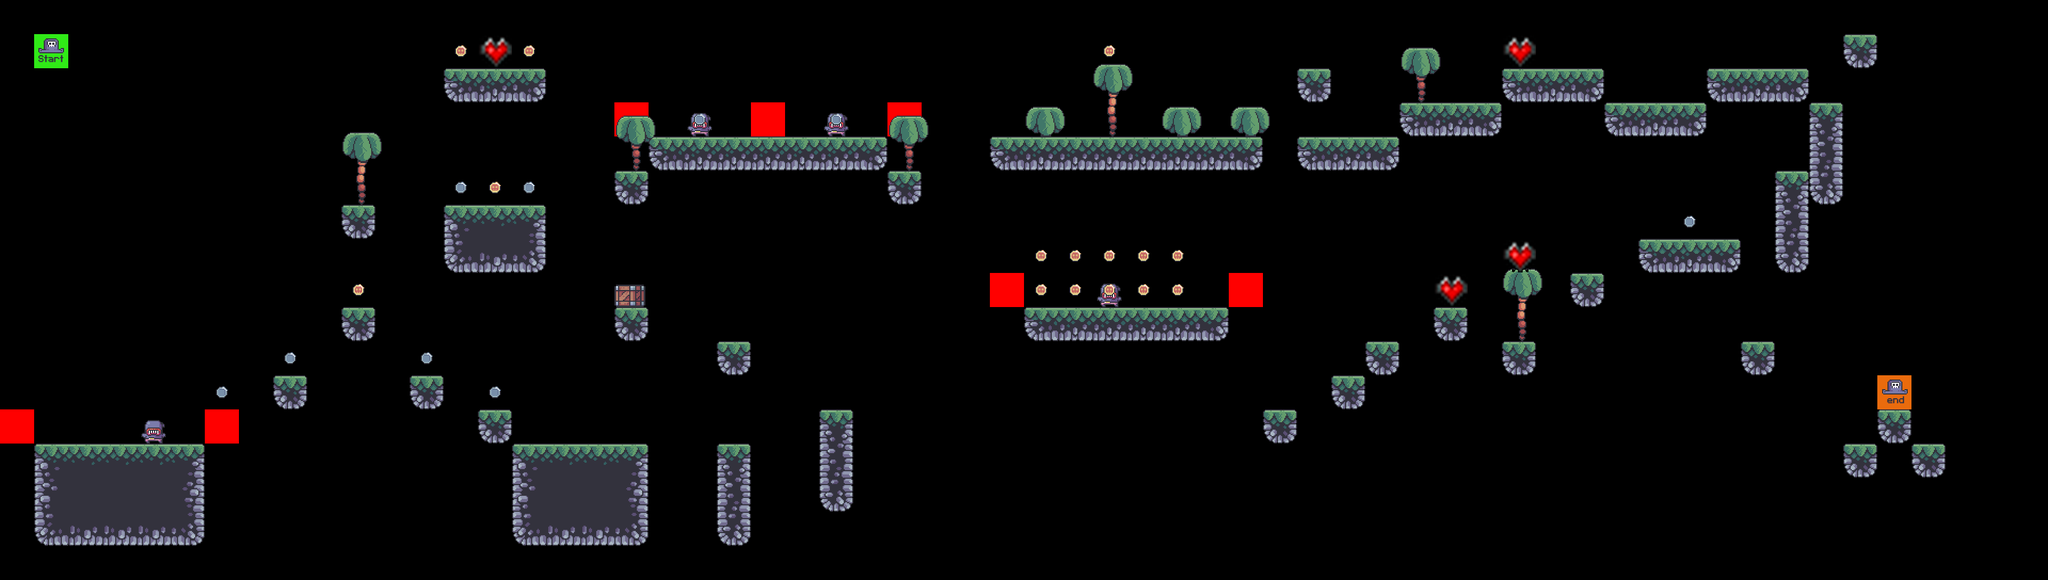

A 2D game scene composited from a Tiled map and its tileset images. What follows is a short description and the map's XML, with each tile layer's data collapsed to a summary:
An orthogonal 60x17 tile map with 64x64 px tiles, 9 tile layers (bg_palms, terrain, crates, grass, ...), 7 tilesets.

<map version="1.9" tiledversion="1.9.1" orientation="orthogonal" renderorder="right-down" width="60" height="17" tilewidth="64" tileheight="64" infinite="0" nextlayerid="10" nextobjectid="1">
 <editorsettings>
  <export target="../3/level_3.csv" format="csv" />
 </editorsettings>
 <tileset firstgid="1" source="../tilesets/terrain_tiles.tsx" />
 <tileset firstgid="17" source="../tilesets/coin_tiles.tsx" />
 <tileset firstgid="20" source="../tilesets/grass_tiles.tsx" />
 <tileset firstgid="25" source="../tilesets/palms.tsx" />
 <tileset firstgid="33" source="../tilesets/crates.tsx" />
 <tileset firstgid="34" source="../tilesets/player_tiles.tsx" />
 <tileset firstgid="36" source="../tilesets/enemy_tiles.tsx" />
 <layer id="5" name="bg_palms" width="60" height="17">
  <data>[1020 cells, 0 non-empty, 0 distinct tile ids]</data>
 </layer>
 <layer id="1" name="terrain" width="60" height="17">
  <data>[1020 cells, 109 non-empty, 16 distinct tile ids]</data>
 </layer>
 <layer id="6" name="crates" width="60" height="17">
  <data>[1020 cells, 2 non-empty, 1 distinct tile ids]</data>
 </layer>
 <layer id="3" name="grass" width="60" height="17">
  <data>[1020 cells, 0 non-empty, 0 distinct tile ids]</data>
 </layer>
 <layer id="8" name="enemies" width="60" height="17">
  <data>[1020 cells, 4 non-empty, 1 distinct tile ids]</data>
 </layer>
 <layer id="9" name="constraints" width="60" height="17">
  <data>[1020 cells, 7 non-empty, 1 distinct tile ids]</data>
 </layer>
 <layer id="4" name="fg_palms" width="60" height="17">
  <data>[1020 cells, 9 non-empty, 3 distinct tile ids]</data>
 </layer>
 <layer id="2" name="coins" width="60" height="17">
  <data>[1020 cells, 28 non-empty, 3 distinct tile ids]</data>
 </layer>
 <layer id="7" name="player" width="60" height="17">
  <data>[1020 cells, 2 non-empty, 2 distinct tile ids]</data>
 </layer>
</map>
